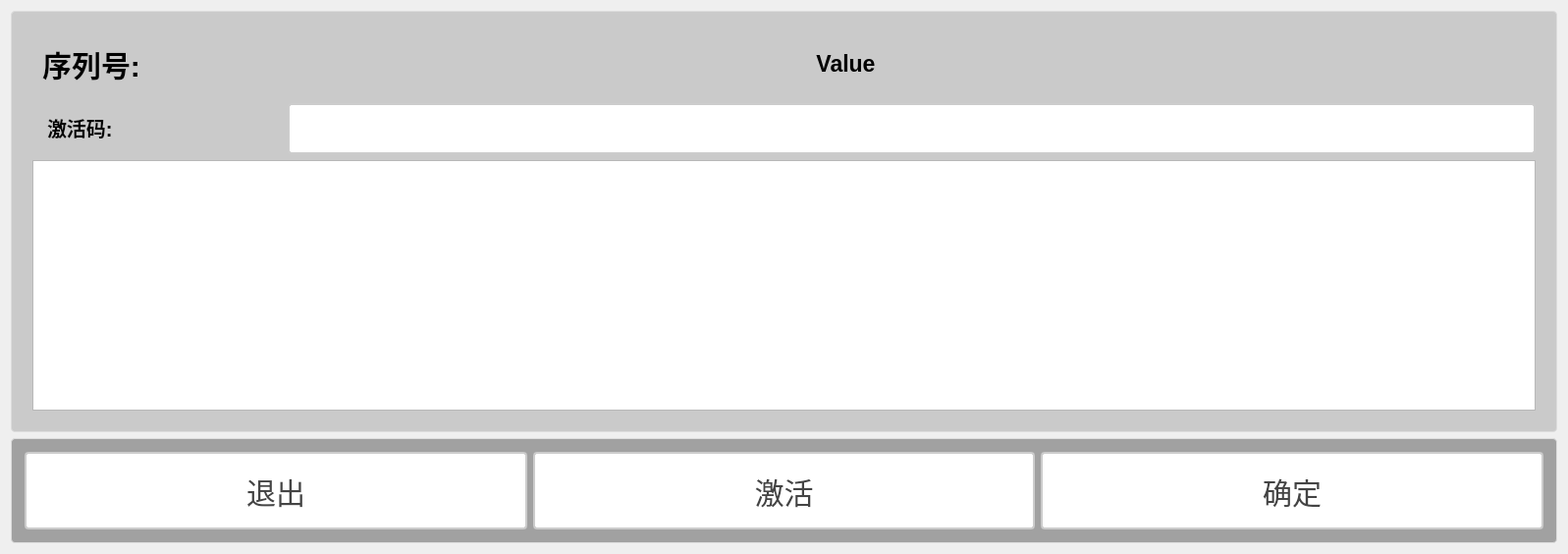
<?xml version="1.0" encoding="UTF-8"?>
<ui version="4.0">
 <class>LicenseValidationClass</class>
 <widget class="QDialog" name="LicenseValidationClass">
  <property name="geometry">
   <rect>
    <x>0</x>
    <y>0</y>
    <width>1597</width>
    <height>564</height>
   </rect>
  </property>
  <property name="windowTitle">
   <string>LicenseValidation</string>
  </property>
  <layout class="QVBoxLayout" name="verticalLayout" stretch="4,1">
   <item>
    <widget class="QGroupBox" name="groupBox_2">
     <property name="styleSheet">
      <string notr="true">QGroupBox {
    border: 1px solid #DDD;
    border-radius: 4px;
    font: bold 14px;
    color: #666;
    background-color: rgb(202, 202, 202);
    padding: 10px; 
}

QGroupBox::title {
    subcontrol-origin: margin;
    subcontrol-position: top left;
    left: 10px;
    padding: 0 5px;
}</string>
     </property>
     <property name="title">
      <string/>
     </property>
     <layout class="QVBoxLayout" name="verticalLayout_2">
      <item>
       <layout class="QHBoxLayout" name="horizontalLayout" stretch="0,1">
        <item>
         <widget class="QLabel" name="label_title_2">
          <property name="sizePolicy">
           <sizepolicy hsizetype="Minimum" vsizetype="Minimum">
            <horstretch>0</horstretch>
            <verstretch>0</verstretch>
           </sizepolicy>
          </property>
          <property name="styleSheet">
           <string notr="true">QLabel {
       font-size: 30px;        
       font-weight: bold;        
       color: rgb(0, 0, 0);       
       padding: 10px 10px;     
       border-bottom: 2px solid #cccccc; 
    }</string>
          </property>
          <property name="text">
           <string>序列号:</string>
          </property>
          <property name="alignment">
           <set>Qt::AlignmentFlag::AlignCenter</set>
          </property>
         </widget>
        </item>
        <item>
         <widget class="QLabel" name="label_seriaNumber">
          <property name="sizePolicy">
           <sizepolicy hsizetype="Minimum" vsizetype="Minimum">
            <horstretch>0</horstretch>
            <verstretch>0</verstretch>
           </sizepolicy>
          </property>
          <property name="styleSheet">
           <string notr="true">QLabel {
       font-size: 23px;        
       font-weight: bold;        
       color: rgb(0, 0, 0);       
       padding: 10px 10px;     
       border-bottom: 2px solid #cccccc; 
    }</string>
          </property>
          <property name="text">
           <string>Value</string>
          </property>
          <property name="alignment">
           <set>Qt::AlignmentFlag::AlignCenter</set>
          </property>
         </widget>
        </item>
       </layout>
      </item>
      <item>
       <layout class="QHBoxLayout" name="horizontalLayout_3" stretch="1,5">
        <item>
         <widget class="QLabel" name="label">
          <property name="styleSheet">
           <string notr="true">QLabel {
       font-size: 20px;        
       font-weight: bold;        
       color: rgb(0, 0, 0);       
       padding: 10px 10px;     
       border-bottom: 2px solid #cccccc; 
    }</string>
          </property>
          <property name="text">
           <string>激活码:</string>
          </property>
         </widget>
        </item>
        <item>
         <widget class="QPushButton" name="pbtn_activationCode">
          <property name="sizePolicy">
           <sizepolicy hsizetype="Minimum" vsizetype="Minimum">
            <horstretch>0</horstretch>
            <verstretch>0</verstretch>
           </sizepolicy>
          </property>
          <property name="styleSheet">
           <string notr="true">QPushButton {
    padding: 6px 14px;
    border: 2px solid #CCC;
    border-radius: 4px;
    background-color: white;
    color: #444;
    font-size: 15px; 
}

QPushButton:hover {
    border-color: #999;
    background-color: #F5F5F5;
}

QPushButton:pressed {
    border-color: #777;
    background-color: #EEE;
}</string>
          </property>
          <property name="text">
           <string/>
          </property>
         </widget>
        </item>
       </layout>
      </item>
      <item>
       <widget class="QPlainTextEdit" name="plainTextEdit"/>
      </item>
     </layout>
    </widget>
   </item>
   <item>
    <widget class="QGroupBox" name="groupBox_4">
     <property name="styleSheet">
      <string notr="true">QGroupBox {
    border: 1px solid #DDD;
    border-radius: 4px;
    font: bold 14px;
    color: #666;
    background-color: rgb(161, 161, 161);
    padding: 2px; 
}

QGroupBox::title {
    subcontrol-origin: margin;
    subcontrol-position: top left;
    left: 10px;
    padding: 0 5px;
}</string>
     </property>
     <property name="title">
      <string/>
     </property>
     <layout class="QHBoxLayout" name="horizontalLayout_2">
      <item>
       <widget class="QPushButton" name="pbtn_exit">
        <property name="sizePolicy">
         <sizepolicy hsizetype="Minimum" vsizetype="Minimum">
          <horstretch>0</horstretch>
          <verstretch>0</verstretch>
         </sizepolicy>
        </property>
        <property name="styleSheet">
         <string notr="true">QPushButton {
    padding: 6px 14px;
    border: 2px solid #CCC;
    border-radius: 4px;
    background-color: white;
    color: #444;
    font-size: 30px; 
}

QPushButton:hover {
    border-color: #999;
    background-color: #F5F5F5;
}

QPushButton:pressed {
    border-color: #777;
    background-color: #EEE;
}</string>
        </property>
        <property name="text">
         <string>退出</string>
        </property>
       </widget>
      </item>
      <item>
       <widget class="QPushButton" name="pbtn_activative">
        <property name="sizePolicy">
         <sizepolicy hsizetype="Minimum" vsizetype="Minimum">
          <horstretch>0</horstretch>
          <verstretch>0</verstretch>
         </sizepolicy>
        </property>
        <property name="styleSheet">
         <string notr="true">QPushButton {
    padding: 6px 14px;
    border: 2px solid #CCC;
    border-radius: 4px;
    background-color: white;
    color: #444;
    font-size: 30px; 
}

QPushButton:hover {
    border-color: #999;
    background-color: #F5F5F5;
}

QPushButton:pressed {
    border-color: #777;
    background-color: #EEE;
}</string>
        </property>
        <property name="text">
         <string>激活</string>
        </property>
       </widget>
      </item>
      <item>
       <widget class="QPushButton" name="pbtn_ok">
        <property name="sizePolicy">
         <sizepolicy hsizetype="Minimum" vsizetype="Minimum">
          <horstretch>0</horstretch>
          <verstretch>0</verstretch>
         </sizepolicy>
        </property>
        <property name="styleSheet">
         <string notr="true">QPushButton {
    padding: 6px 14px;
    border: 2px solid #CCC;
    border-radius: 4px;
    background-color: white;
    color: #444;
    font-size: 30px; 
}

QPushButton:hover {
    border-color: #999;
    background-color: #F5F5F5;
}

QPushButton:pressed {
    border-color: #777;
    background-color: #EEE;
}</string>
        </property>
        <property name="text">
         <string>确定</string>
        </property>
       </widget>
      </item>
     </layout>
    </widget>
   </item>
  </layout>
 </widget>
 <layoutdefault spacing="6" margin="11"/>
 <resources>
  <include location="LicenseValidation.qrc"/>
 </resources>
 <connections/>
</ui>
